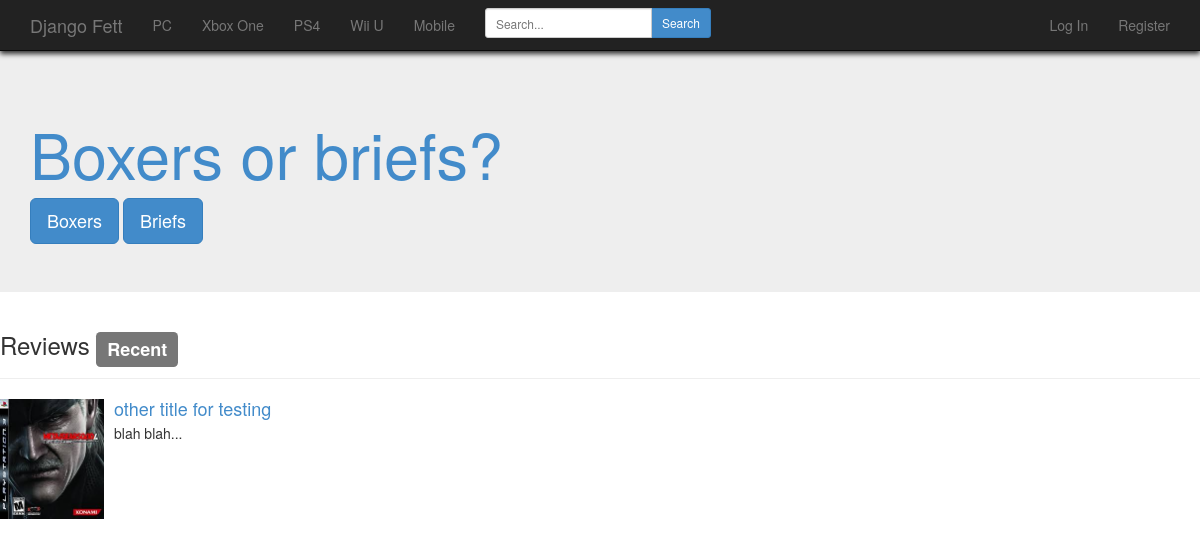
The app's page /djangofett/ with its own data.
### portal/models.py (models this page shows, shortened)
class Question(models.Model):
    question_text = models.CharField(max_length=200)
    pub_date = DateTimeField("Time of poll creation")

class Answer(models.Model):
    answer_text = models.CharField(max_length=50, default="")
    question = models.ForeignKey(Question)
    vote_count = models.IntegerField(default=0)

class Review(models.Model):
    title = models.CharField(max_length=100)
    body = models.TextField()
    author_id = models.ForeignKey('auth.User')
    game_id = models.ForeignKey('Game')
    pub_date = DateTimeField(default=timezone.now)
    karma = models.IntegerField(default=0)
    reported_count = models.IntegerField(default=0)
    def preview(self):
        return self.body[:50] + "..."

class Game(models.Model):
    title = models.CharField(max_length=50)
    publisher = models.CharField(max_length=100)
    release_date = DateTimeField("Game's release date")
    tags = TaggableManager()
    image = models.ImageField(upload_to='games', null=True)

### portal/views.py (the view)
def home(request):
    rand = random.randint(1, len(Question.objects.all()))
    random_question = Question.objects.get(id=rand)
    recent_reviews = Review.objects.filter(pub_date__lt=timezone.now() -
                                           datetime.timedelta(days=1))
    context = {'question': random_question, 'reviews': recent_reviews}
    return render(request, 'portal/home.html', context)

### portal/templates/portal/home.html (shortened to what this page needs)
{% extends "base.html" %}
{% load mathfilters %}
{% block content %}
    <div class="jumbotron">
      <h1><a href={% url 'portal.views.result' question.id %}>{{ question.question_text }}</a></h1>
      {% for answer in question.answer_set.all %}
        <div class="btn-group">
          <form action={% url 'portal.views.vote' question.id answer.id %} method="post">
            <button class="btn btn-primary btn-lg" id="vote_btn" role="button"> {{ answer.answer_text }} </button>
        </form>
        </div>
      {% endfor %}
    </div>
    <div class="page-header">
      <h3>Reviews  <span class="label label-default left">Recent</span></h3>
    </div>
    <ul class="media-list">
    {% for rev in reviews %}
      <li class="media">
        <a class="pull-left" href={% url 'portal.views.game' rev.game_id.id %}>
          <img class="media-object" src="{{ MEDIA_URL}}{{rev.game_id.image}}" width="104" height="120"
            title="{{ rev.game_id.title }}">
        </a>
        <div class="media-body">
          <h4 class="media-heading"> <a href={% url 'portal.views.review' rev.id %}>{{ rev.title }}</a></h4>
          {{ rev.preview }}
        </div>
      </li>
    {% endfor %}
    </ul>
{% endblock %}

### records on screen
Question: question_text "Boxers or briefs?"
Answer: answer_text "Boxers"
Answer: answer_text "Briefs"
Review: game_id.image (picture), title "other title for testing", preview "blah blah..."
